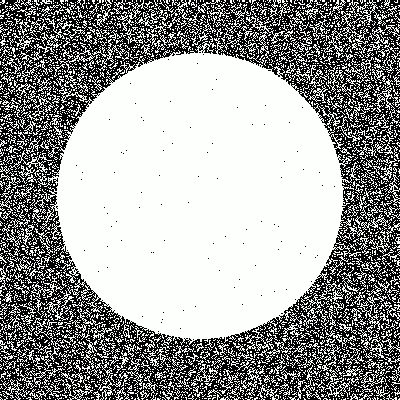
#> input picture chapter1/convex/input/ballnoisy.png, 400 x 400 px, given in place of ball.png, which was not available
$ python local_minimum.py   (older library calls are emulated)
#> lines starting #> are read from the running program, lines starting #| are printed output that depends on the picture; after the words box and inside, x2 and y2 are one past the last pixel; in counts of white or black regions, pixels touching at a corner belong together; long printed decimals are rounded; pictures that were not available may be replaced by others from this repository, and a replacement may not be noted
### chapter1/convex/chanvese/chanvese.py
# ------------------------------------------------------------------------
# Region Based Active Contour Segmentation
#
# seg = region_seg(I, init_mask, max_its, alpha, display)
#
# Inputs: I           2D image
#         init_mask   Initialization (1 = foreground, 0 = bg)
#         max_its     Number of iterations to run segmentation for
#         alpha       (optional) Weight of smoothing term
#                       higer = smoother.  default = 0.2
#         display     (optional) displays intermediate outputs
#                       default = true
#
# Outputs: seg        Final segmentation mask (1=fg, 0=bg)
#
# Description: This code implements the paper: "Active Contours Without
# Edges" By Chan Vese. This is a nice way to segment images whose
# foregrounds and backgrounds are statistically different and homogeneous.
#
# Example:
# img = imread('tire.tif');
# m = zeros(size(img));
# m(33:33+117, 44:44+128) = 1;
# seg = region_seg(img, m, 500);
#
# Coded by: Shawn Lankton (www.shawnlankton.com)
# ------------------------------------------------------------------------
#
# Gif montage (save each step in a gif folder):
# convert -delay 50 gif/levelset*.png levelset.gif

import numpy as np
import scipy.ndimage as nd
import matplotlib.pyplot as plt


eps = np.finfo(float).eps


def chanvese(I, init_mask, max_its=200, alpha=0.2,
             thresh=0, color='r', display=False):
    I = I.astype(np.float)

    # Create a signed distance map (SDF) from mask
    phi = mask2phi(init_mask)

    if display:
        plt.ion()
        fig, axes = plt.subplots(ncols=2)
        show_curve_and_phi(fig, I, phi, color)
        plt.savefig('levelset_start.png', bbox_inches='tight')

    # Main loop
    its = 0
    stop = False
    prev_mask = init_mask
    c = 0

    while (its < max_its and not stop):
        # Get the curve's narrow band
        idx = np.flatnonzero(np.logical_and(phi <= 1.2, phi >= -1.2))

        if len(idx) > 0:
            # Intermediate output
            if display:
                if np.mod(its, 50) == 0:
                    print('iteration: {0}'.format(its))
                    show_curve_and_phi(fig, I, phi, color)
            else:
                pass
                #if np.mod(its, 10) == 0:
                    #print('iteration: {0}'.format(its))

            # Find interior and exterior mean
            upts = np.flatnonzero(phi <= 0)  # interior points
            vpts = np.flatnonzero(phi > 0)  # exterior points
            u = np.sum(I.flat[upts]) / (len(upts) + eps)  # interior mean
            v = np.sum(I.flat[vpts]) / (len(vpts) + eps)  # exterior mean

            # Force from image information
            #F = (I.flat[idx] - u)**2 - (I.flat[idx] - v)**2
            partial_seg = phi <= 0
            F = 2*(I - partial_seg.astype(np.float64) ).flat[idx]

            # Force from curvature penalty
            curvature = get_curvature(phi, idx)

            # Gradient descent to minimize energy
            dphidt = F / np.max(np.abs(F)) + alpha * curvature

            # Maintain the CFL condition
            dt = 0.45 / (np.max(np.abs(dphidt)) + eps)

            # Evolve the curve
            phi.flat[idx] += dt * dphidt

            # Keep SDF smooth
            phi = sussman(phi, 0.5)

            new_mask = phi <= 0
            c = convergence(prev_mask, new_mask, thresh, c)

            if c <= 5:
                its = its + 1
                prev_mask = new_mask
            else:
                stop = True

        else:
            break

    # Final output
    if display:
        show_curve_and_phi(fig, I, phi, color)
        plt.savefig('levelset_end.png', bbox_inches='tight')

    # Make mask from SDF
    seg = phi <= 0  # Get mask from levelset

    return seg, phi, its


# ---------------------------------------------------------------------
# ---------------------- AUXILIARY FUNCTIONS --------------------------
# ---------------------------------------------------------------------

def bwdist(a):
    """
    Intermediary function. 'a' has only True/False vals,
    so we convert them into 0/1 values - in reverse.
    True is 0, False is 1, distance_transform_edt wants it that way.
    """
    return nd.distance_transform_edt(a == 0)


# Displays the image with curve superimposed
# [13 lines left out: function show_curve_and_phi, not called in this run]


def im2double(a):
    a = a.astype(np.float)
    a /= np.abs(a).max()
    return a


# Converts a mask to a SDF
def mask2phi(init_a):
    phi = bwdist(init_a) - bwdist(1 - init_a) + im2double(init_a) - 0.5
    return phi


# Compute curvature along SDF
def get_curvature(phi, idx):
    dimy, dimx = phi.shape
    yx = np.array([np.unravel_index(i, phi.shape) for i in idx])  # subscripts
    y = yx[:, 0]
    x = yx[:, 1]

    # Get subscripts of neighbors
    ym1 = y - 1
    xm1 = x - 1
    yp1 = y + 1
    xp1 = x + 1

    # Bounds checking
    ym1[ym1 < 0] = 0
    xm1[xm1 < 0] = 0
    yp1[yp1 >= dimy] = dimy - 1
    xp1[xp1 >= dimx] = dimx - 1

    # Get indexes for 8 neighbors
    idup = np.ravel_multi_index((yp1, x), phi.shape)
    iddn = np.ravel_multi_index((ym1, x), phi.shape)
    idlt = np.ravel_multi_index((y, xm1), phi.shape)
    idrt = np.ravel_multi_index((y, xp1), phi.shape)
    idul = np.ravel_multi_index((yp1, xm1), phi.shape)
    idur = np.ravel_multi_index((yp1, xp1), phi.shape)
    iddl = np.ravel_multi_index((ym1, xm1), phi.shape)
    iddr = np.ravel_multi_index((ym1, xp1), phi.shape)

    # Get central derivatives of SDF at x,y
    phi_x = -phi.flat[idlt] + phi.flat[idrt]
    phi_y = -phi.flat[iddn] + phi.flat[idup]
    phi_xx = phi.flat[idlt] - 2 * phi.flat[idx] + phi.flat[idrt]
    phi_yy = phi.flat[iddn] - 2 * phi.flat[idx] + phi.flat[idup]
    phi_xy = 0.25 * (- phi.flat[iddl] - phi.flat[idur] +
                     phi.flat[iddr] + phi.flat[idul])
    phi_x2 = phi_x**2
    phi_y2 = phi_y**2

    # Compute curvature (Kappa)
    curvature = ((phi_x2 * phi_yy + phi_y2 * phi_xx - 2 * phi_x * phi_y * phi_xy) /
                 (phi_x2 + phi_y2 + eps) ** 1.5) * (phi_x2 + phi_y2) ** 0.5

    return curvature


# Level set re-initialization by the sussman method
def sussman(D, dt):
    # forward/backward differences
    a = D - np.roll(D, 1, axis=1)
    b = np.roll(D, -1, axis=1) - D
    c = D - np.roll(D, -1, axis=0)
    d = np.roll(D, 1, axis=0) - D

    a_p = np.clip(a, 0, np.inf)
    a_n = np.clip(a, -np.inf, 0)
    b_p = np.clip(b, 0, np.inf)
    b_n = np.clip(b, -np.inf, 0)
    c_p = np.clip(c, 0, np.inf)
    c_n = np.clip(c, -np.inf, 0)
    d_p = np.clip(d, 0, np.inf)
    d_n = np.clip(d, -np.inf, 0)

    a_p[a < 0] = 0
    a_n[a > 0] = 0
    b_p[b < 0] = 0
    b_n[b > 0] = 0
    c_p[c < 0] = 0
    c_n[c > 0] = 0
    d_p[d < 0] = 0
    d_n[d > 0] = 0

    dD = np.zeros_like(D)
    D_neg_ind = np.flatnonzero(D < 0)
    D_pos_ind = np.flatnonzero(D > 0)

    dD.flat[D_pos_ind] = np.sqrt(
        np.max(np.concatenate(
            ([a_p.flat[D_pos_ind]**2], [b_n.flat[D_pos_ind]**2])), axis=0) +
        np.max(np.concatenate(
            ([c_p.flat[D_pos_ind]**2], [d_n.flat[D_pos_ind]**2])), axis=0)) - 1
    dD.flat[D_neg_ind] = np.sqrt(
        np.max(np.concatenate(
            ([a_n.flat[D_neg_ind]**2], [b_p.flat[D_neg_ind]**2])), axis=0) +
        np.max(np.concatenate(
            ([c_n.flat[D_neg_ind]**2], [d_p.flat[D_neg_ind]**2])), axis=0)) - 1

    D = D - dt * sussman_sign(D) * dD
    return D


def sussman_sign(D):
    return D / np.sqrt(D**2 + 1)


# Convergence Test
def convergence(p_mask, n_mask, thresh, c):
    n_mask = n_mask.astype(np.float64)
    diff = p_mask - n_mask
    n_diff = np.sum(np.abs(diff))
    print(n_diff)
    if n_diff < thresh:
        c = c + 1
    else:
        c = 0
    return c


# [6 lines that do not run on import are left out]

### chapter1/convex/local_minimum.py
import os
PROJECT_FOLDER=os.path.dirname(os.path.realpath(__file__))

from chanvese.chanvese import chanvese
import numpy as np
from skimage.io import imread
from scipy.signal import convolve
import matplotlib.pyplot as plt

INPUT_FOLDER="{}/input".format(PROJECT_FOLDER)
OUTPUT_FOLDER="{}/output/convex".format(PROJECT_FOLDER)
ITERATIONS=100

os.makedirs(OUTPUT_FOLDER,exist_ok=True)

NEIGH=np.array( [ [0,-1,0],[-1,4,-1],[0,-1,0] ] )
def compute_energy_value(I,phi,lbda):
   H=np.zeros(I.shape)
   H[phi>=0]=1
   perimeter = np.sum( np.abs( convolve(H,NEIGH) ) )

   region = np.sum( (H-I)**2 )

   return 1.0/lbda*perimeter + region


def execute_chanvese(lbda,input_filepath):
   img = imread(input_filepath,as_gray=True)
   m = img.copy()
   seg,phi,its=chanvese(img, m, max_its=ITERATIONS, display=False, alpha=1.0/lbda)
   ev=compute_energy_value(img,phi,lbda)

   return img,phi,ev

def save_fig(img,phi,output_filepath,onlycontour=True):
   fig,axe = plt.subplots(1,1)
   axe.cla()

   plt.subplots_adjust(top = 1, bottom = 0, right = 1, left = 0,
	    hspace = 0, wspace = 0)
   plt.margins(0,0)
   plt.gca().xaxis.set_major_locator(plt.NullLocator())
   plt.gca().yaxis.set_major_locator(plt.NullLocator())
   axe.set_ylim( img.shape[0] )
   axe.set_xlim( img.shape[1] )
   axe.set_aspect("equal")
   if not onlycontour:
      plt.imshow(img, cmap='gray')
   plt.contour(phi, 0, colors="#00ff00")
   axe.set_axis_off()
   plt.savefig(output_filepath,bbox_inches = 'tight',pad_inches = 0)

def best_phi():
   img,phi,ev = execute_chanvese(0.5,"{}/ball.png".format(INPUT_FOLDER))
#> in execute_chanvese, `img = imread(input_filepath,as_gray=True)`: img: shape (400, 400) float64; values 0.00281 (black) and 0.997 (white), 60.6% white; black in thin lines or dots
#> in bwdist, `return nd.distance_transform_edt(a == 0)`: returned value: shape (400, 400) float64; every value is 0
#> in im2double, `a /= np.abs(a).max()`: a: shape (400, 400) float64; values 0.00281 (black) and 1 (white), 60.6% white; black in thin lines or dots
#> in mask2phi, `phi = bwdist(init_a) - bwdist(1 - init_a) + im2double(init_a) - 0.5`: phi: shape (400, 400) float64; values -0.497 (black) and 0.5 (white), 60.6% white; black in thin lines or dots
#> the loop in chanvese, `while (its < max_its and not stop): # Get the curve's narrow band` made 100 passes
#> (u, v, dt, n_diff in convergence) on passes 1 to 12: (0.00281, 0.997, 0.151, 159579.3), (0.00281, 0.997, 0.127, 9383), (0.109, 0.975, 0.117, 4711), (0.163, 0.97, 0.113, 4140), (0.205, 0.966, 0.112, 2642), (0.228, 0.965, 0.102, 1979), (0.243, 0.966, 0.122, 2114), (0.259, 0.967, 0.0921, 1446), (0.27, 0.967, 0.121, 1678), (0.282, 0.968, 0.093, 1099), (0.289, 0.969, 0.121, 1151), (0.297, 0.97, 0.0938, 838)
#> (u, v, dt) on passes 61 to 66: (0.341, 0.991, 0.16), (0.341, 0.991, 0.0929), (0.341, 0.991, 0.172), (0.341, 0.991, 0.0932), (0.341, 0.991, 0.0959), (0.341, 0.991, 0.151)
#| 159579.290
#| 9383.0
#| 4711.0
#| 4140.0
#| 2642.0
#| 1979.0
#| 2114.0
#| 1446.0
#> (further printed lines are left out)
#> pass 1, in chanvese, `partial_seg = phi <= 0`:
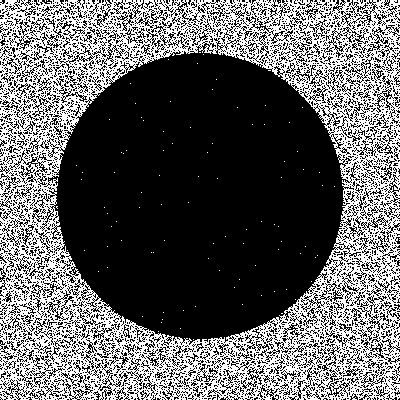
#> partial_seg: shape (400, 400) bool; 39.4% white in thin lines or dots
#> after the loop in chanvese, `while (its < max_its and not stop):`:
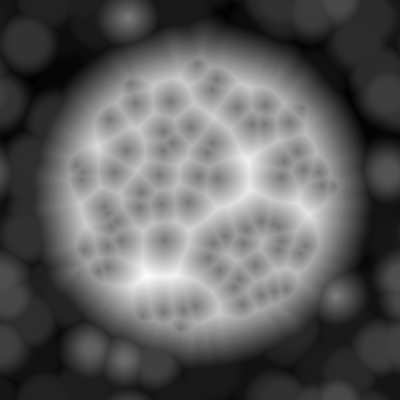
#> phi: shape (400, 400) float64; min -34.89, max 40.52, mean -7; drawn with min black and max white
#> after the loop in chanvese, `while (its < max_its and not stop):`:
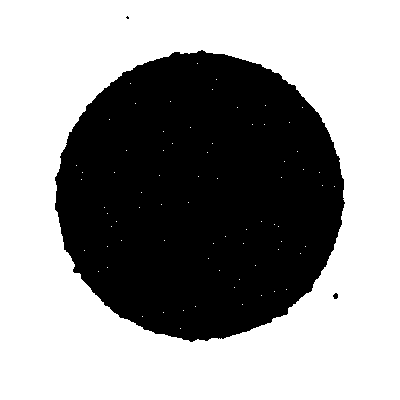
#> prev_mask: shape (400, 400) bool; 59.4% white; 3 black regions (1 under 20 px), largest, box (x1, y1, x2, y2) and area: (55, 50, 345, 342) 64866, (333, 293, 338, 299) 23
#> after the loop in chanvese, `while (its < max_its and not stop):`: its = 100
#> in compute_energy_value, `region = np.sum( (H-I)**2 )`: region = 32639.9
#> in execute_chanvese, `ev=compute_energy_value(img,phi,lbda)`: ev = 38743.9

   img_mixnoisy = imread("{}/ballmixnoisy.png".format(INPUT_FOLDER),as_gray=True)
   save_fig(img_mixnoisy,phi,"{}/reference_contour.png".format(OUTPUT_FOLDER),False)
   return phi

def main():
   input_filepaths=["ballmixnoisy.png"]
   bphi=best_phi()
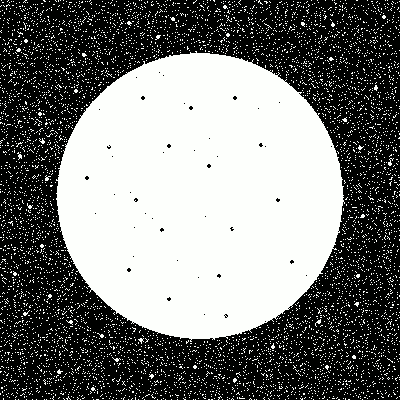
#> input picture chapter1/convex/input/ballmixnoisy.png, 400 x 400 px
#> in best_phi, `img_mixnoisy = imread("{}/ballmixnoisy.png".format(INPUT_FOLDER),as_gr..`: img_mixnoisy: shape (400, 400) float64; values 0.00281 (black) and 0.997 (white), 46.2% white; 6044 white regions (6042 under 20 px), largest, box (x1, y1, x2, y2) and area: (56, 51, 345, 342) 64024, (388, 158, 394, 166) 21

   with open("{}/report.txt".format(OUTPUT_FOLDER),"w") as f:
      lbda_list=[3,1,0.5]
      for filepath in input_filepaths:
         for lbda in lbda_list:
            img,phi,ev = execute_chanvese(lbda,"{}/{}".format(INPUT_FOLDER,filepath))
#> call 2 of chanvese, with max_its = 100, alpha = 0.333, thresh = 0, color = 'r', display = False
#> the loop in chanvese (call 2), `while (its < max_its and not stop): # Get the curve's narrow band` made 100 passes
#> (dt, n_diff in convergence) on passes 1 to 12: (0.45, 159572.6), (0.313, 0), (0.294, 0), (0.285, 0), (0.277, 0), (0.27, 0), (0.265, 0), (0.269, 0), (0.265, 0), (0.267, 0), (0.265, 0), (0.274, 0)
#| 159572.603
#| 0.0
#| 0.0
#| 0.0
#| 0.0
#| 0.0
#| 0.0
#| 0.0
#> (further printed lines are left out)
#> pass 1, in sussman (call 101), `c = D - np.roll(D, -1, axis=0)`:
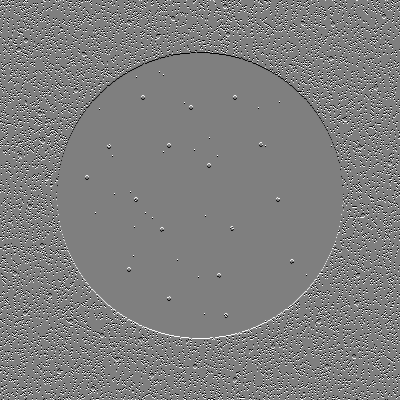
#> c: shape (400, 400) float64; min -1.9, max 1.9, mean 4.44e-19; drawn with min black and max white
#> after the loop in chanvese (call 2), `while (its < max_its and not stop):`:
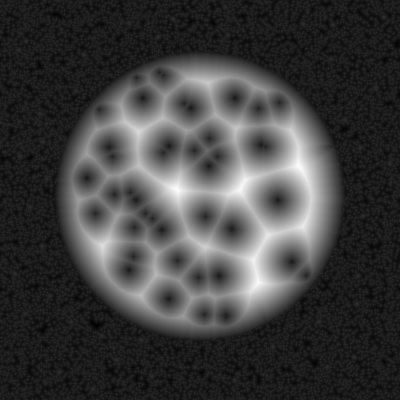
#> phi: shape (400, 400) float64; min -6.53, max 39.36, mean 5; drawn with min black and max white
            save_fig(img,phi,"{}/out_lbda_{}_{}".format(OUTPUT_FOLDER,lbda,filepath))
            bphi_value = compute_energy_value(img,bphi,lbda)
            f.write("{} lbda= {} value={} bphi={}\n".format(filepath,lbda,ev,bphi_value))

if __name__=="__main__":
   main()
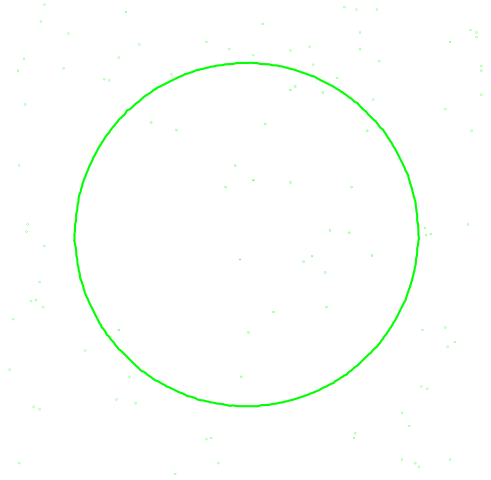
#> figure drawn by matplotlib, 1 panel
